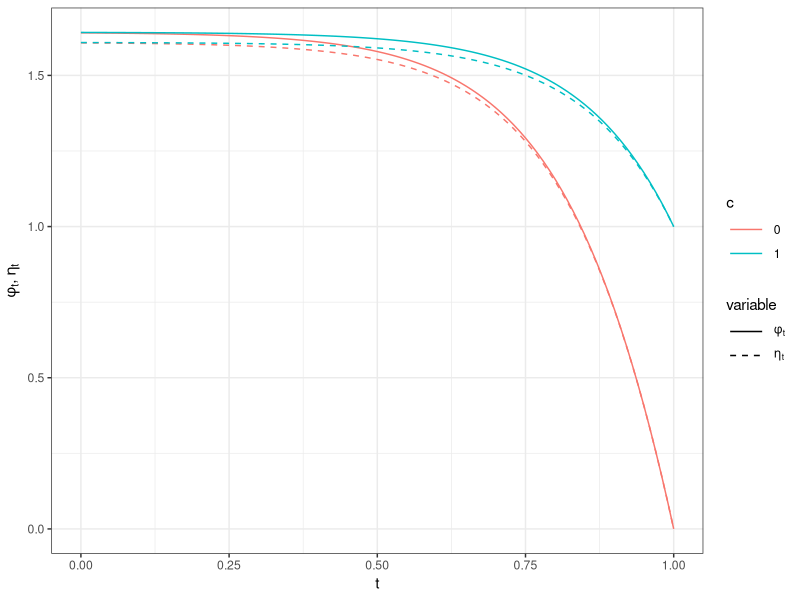
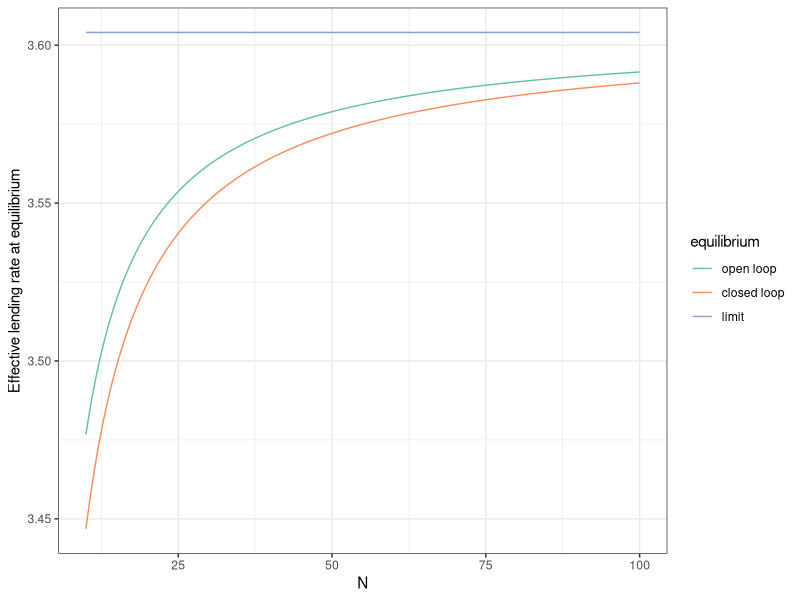

Recreate these plots in R, in order.
# Comparing the open and closed loop solutions
library(tidyverse)

eta <- function(t,c,N,a,q,epsilon,end_time){
  R <- (a+q)^2 + (1 - 1/(N^2))*(epsilon-q^2)
  delta_plus <- -(a+q) + sqrt(R)
  delta_minus <- -(a+q) - sqrt(R)
  exponent_term <- exp((delta_plus - delta_minus)*(end_time - t))
  eta_num <- -(epsilon-q^2) * (exponent_term - 1) - c *
    (delta_plus * exponent_term - delta_minus)
  eta_denom <- delta_minus * exponent_term - delta_plus - c *
    (1 - 1/(N^2)) * (exponent_term - 1)
  eta <- eta_num / eta_denom
  return(eta)
}

phi <- function(t,c,N,a,q,epsilon,end_time){
  R <- (a+q)^2 + (1 - 1/N)*(epsilon-q^2)
  delta_plus <- -(a+q) + sqrt(R)
  delta_minus <- -(a+q) - sqrt(R)
  exponent_term <- exp((delta_plus - delta_minus)*(end_time - t))
  phi_num <- -(epsilon-q^2) * (exponent_term - 1) - c *
    (delta_plus * exponent_term - delta_minus)
  phi_denom <- delta_minus * exponent_term - delta_plus - c *
    (1 - 1/N) * (exponent_term - 1)
  phi<- phi_num / phi_denom
  return(phi)
}

tseq <- seq(0,1,.01)
eta1 <- eta(t=tseq,c=0,N=10,a=1,q=1,epsilon=10,end_time=1)
eta2 <- eta(t=tseq,c=1,N=10,a=1,q=1,epsilon=10,end_time=1)
phi1 <- phi(t=tseq,c=0,N=10,a=1,q=1,epsilon=10,end_time=1)
phi2 <- phi(t=tseq,c=1,N=10,a=1,q=1,epsilon=10,end_time=1)

as_tibble(cbind(tseq,eta1,eta2,phi1,phi2)) %>% 
  pivot_longer(eta1:phi2, names_to= 'name', values_to = 'value') %>% 
  mutate(variable = fct_rev(as.factor(ifelse(name %in% c('phi1','phi2'),'phi','eta')))) %>% 
  mutate(c = as.factor(ifelse(name %in% c('phi1','eta1'),0,1))) %>% 
  ggplot() + theme_bw() + xlab('t') +
  ylab(expression(paste(phi[t],", ",eta[t]))) +
  geom_line(aes(tseq,value,colour=c,linetype=variable)) +
  scale_linetype_manual(values = c(1, 2),
                        labels = c(expression(phi[t]),expression(eta[t])))+
  theme(legend.key.width = unit(2, "line"))


# limit of the eta and phi as N to infty
eta_limit <- function(t,c,a,q,epsilon,end_time){
  R <- (a+q)^2 + (epsilon-q^2)
  delta_plus <- -(a+q) + sqrt(R)
  delta_minus <- -(a+q) - sqrt(R)
  exponent_term <- exp((delta_plus - delta_minus)*(end_time - t))
  phi_num <- -(epsilon-q^2) * (exponent_term - 1) - c *
    (delta_plus * exponent_term - delta_minus)
  phi_denom <- delta_minus * exponent_term - delta_plus - c *(exponent_term - 1)
  phi<- phi_num / phi_denom
  return(phi)
}


# Comparing the effective interbank borrowing rates
a <- 1
q <- 1
Nseq <- seq(10,100,0.1)
open_rate <- a + q + (1 - 1/Nseq) * phi(t=0,c=0,N=Nseq,a=a,q=q,epsilon=10,end_time=1)
closed_rate <- a + q + (1 - 1/Nseq) * eta(t=0,c=0,N=Nseq,a=a,q=q,epsilon=10,end_time=1)
limit <- a + q + eta_limit(t=0,c=0,a=a,q=q,epsilon=10,end_time=1)
limit <- rep(limit,length(Nseq))

as_tibble(cbind(Nseq,open_rate,closed_rate,limit)) %>%
  pivot_longer(open_rate:limit, names_to= 'name', values_to = 'value') %>%
  mutate(name = ifelse(name == "open_rate","open loop",name)) %>% 
  mutate(name = ifelse(name == "closed_rate","closed loop",name)) %>% 
  mutate(equilibrium = fct_relevel(as.factor(name),"open loop")) %>% 
  ggplot() + theme_bw() + 
  geom_line(aes(Nseq,value,colour=equilibrium)) +
  xlab('N') + ylab("Effective lending rate at equilibrium") +
  scale_colour_brewer(palette = 'Set2') 


